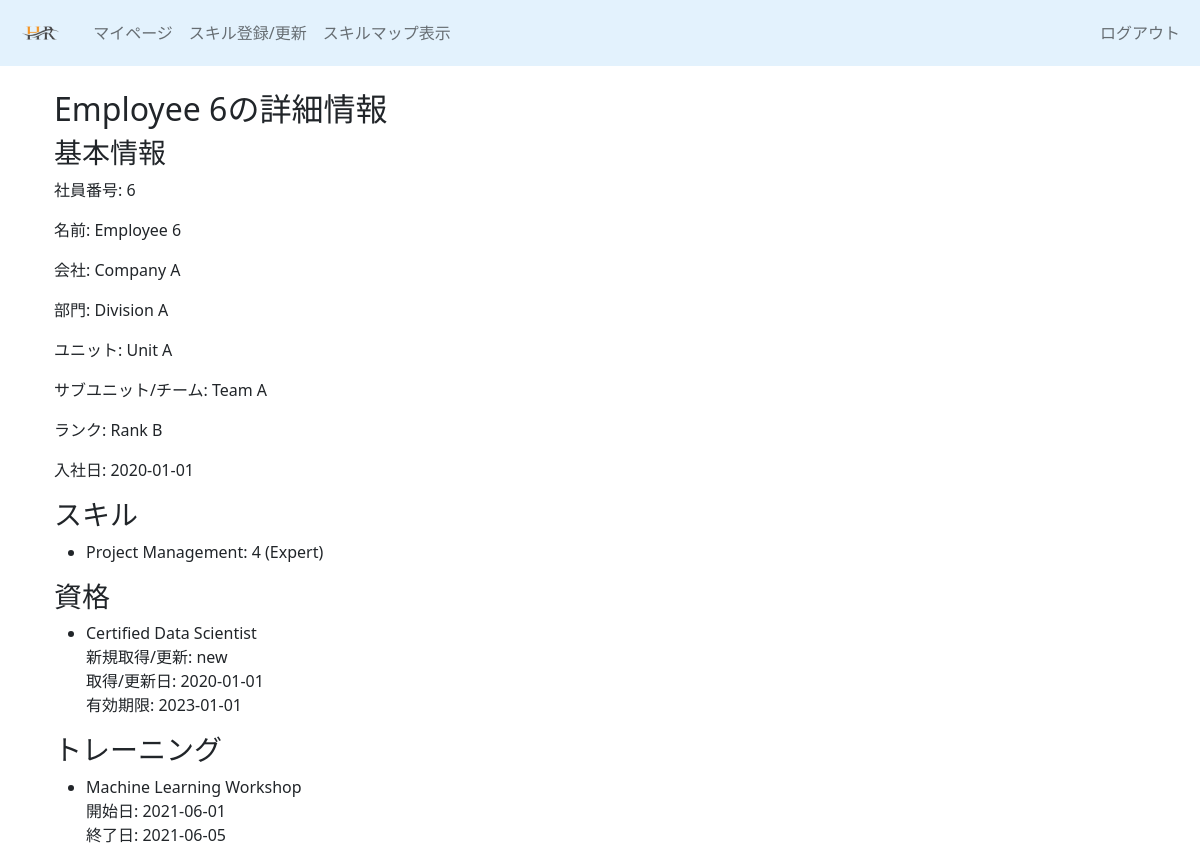
/employee_detail/6, run on an earlier commit of the app's database.
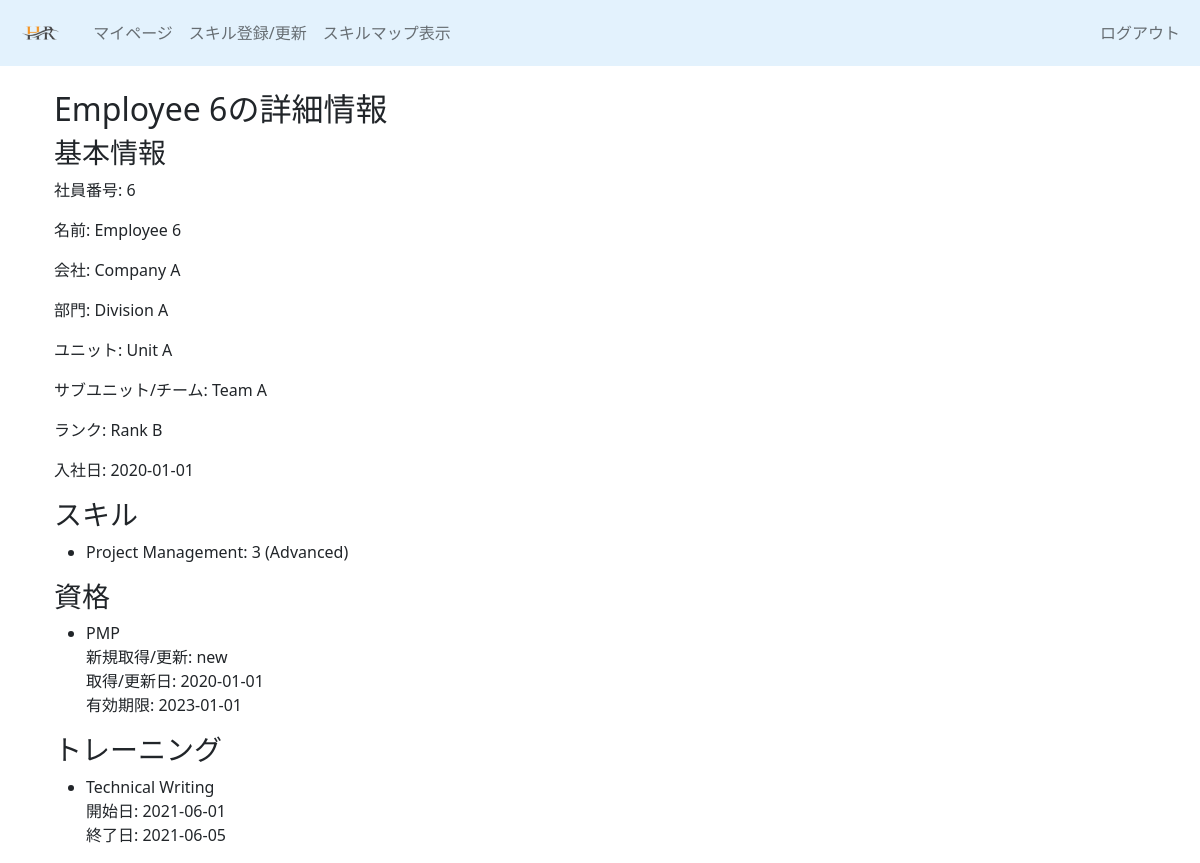
And on a later commit of the database.
### tableapp/models/skillmap.py (models this page shows)
class EmployeeData(db.Model):
    __tablename__ = 'employee_data'
    id = db.Column(db.Integer, primary_key=True)
    employee_num = db.Column(db.Integer, unique=True, nullable=False)
    name = db.Column(db.String(255))
    email = db.Column(db.String(255))
    company = db.Column(db.String(255))
    division = db.Column(db.String(255))
    unit = db.Column(db.String(255))
    subunit_team = db.Column(db.String(255))
    rank = db.Column(db.String(255))
    date_of_join = db.Column(db.Date)
    evaluation_target = db.Column(JSON, default=[])  # JSONフィールドとして定義
    pending_skills = db.relationship('PendingSkill', back_populates='employee', cascade='all, delete-orphan')
    pending_qualifications = db.relationship('PendingQualification', back_populates='employee', cascade='all, delete-orphan')
    pending_trainings = db.relationship('PendingTraining', back_populates='employee', cascade='all, delete-orphan')
    registration_history = db.relationship('RegistrationHistory', back_populates='employee', cascade='all, delete-orphan')
    employee_skills = db.relationship('EmployeeSkill', back_populates='employee', cascade='all, delete-orphan')
    employee_qualifications = db.relationship('EmployeeQualification', back_populates='employee', cascade='all, delete-orphan')
    employee_trainings = db.relationship('EmployeeTraining', back_populates='employee', cascade='all, delete-orphan')

class SkillList(db.Model):
    __tablename__ = 'skill_list'
    id = db.Column(db.Integer, primary_key=True)
    skill_name = db.Column(db.String(255))
    prof_level_1 = db.Column(db.String(255))
    prof_level_2 = db.Column(db.String(255))
    prof_level_3 = db.Column(db.String(255))
    prof_level_4 = db.Column(db.String(255))
    prof_level_5 = db.Column(db.String(255))
    employee_skills = db.relationship('EmployeeSkill', back_populates='skill', cascade='all, delete-orphan')

class QualificationList(db.Model):
    __tablename__ = 'qualification_list'
    id = db.Column(db.Integer, primary_key=True)
    qualification_name = db.Column(db.String(255))
    employee_qualifications = db.relationship('EmployeeQualification', back_populates='qualification', cascade='all, delete-orphan')

class EmployeeQualification(db.Model):
    __tablename__ = 'employee_qualification'
    id = db.Column(db.Integer, primary_key=True)
    employee_num = db.Column(db.Integer, db.ForeignKey('employee_data.employee_num'), nullable=False)
    qualification_id = db.Column(db.Integer, db.ForeignKey('qualification_list.id'), nullable=False)
    newacq_renewal = db.Column(db.String(255))
    acq_renew_date = db.Column(db.Date)
    expiry_date = db.Column(db.Date)
    qualification = db.relationship('QualificationList', back_populates='employee_qualifications')
    employee = db.relationship('EmployeeData', back_populates='employee_qualifications')

class TrainingList(db.Model):
    __tablename__ = 'training_list'
    id = db.Column(db.Integer, primary_key=True)
    training_name = db.Column(db.String(255))
    employee_trainings = db.relationship('EmployeeTraining', back_populates='training', cascade='all, delete-orphan')

class EmployeeTraining(db.Model):
    __tablename__ = 'employee_training'
    id = db.Column(db.Integer, primary_key=True)
    employee_num = db.Column(db.Integer, db.ForeignKey('employee_data.employee_num'), nullable=False)
    training_id = db.Column(db.Integer, db.ForeignKey('training_list.id'), nullable=False)
    start_date = db.Column(db.Date)
    end_date = db.Column(db.Date)
    training = db.relationship('TrainingList', back_populates='employee_trainings')
    employee = db.relationship('EmployeeData', back_populates='employee_trainings')

### tableapp/views.py (the view)
@app.route('/employee_detail/<int:employee_id>')
def employee_detail(employee_id):
    employee = EmployeeData.query.get_or_404(employee_id)
    skills = EmployeeSkill.query.filter_by(employee_num=employee.employee_num).all()
    qualifications = EmployeeQualification.query.filter_by(employee_num=employee.employee_num).all()
    trainings = EmployeeTraining.query.filter_by(employee_num=employee.employee_num).all()
    skill_details = []
    for skill in skills:
        skill_info = SkillList.query.get(skill.skill_id)
        proficiency_levels = {
            '1': skill_info.prof_level_1,
            '2': skill_info.prof_level_2,
            '3': skill_info.prof_level_3,
            '4': skill_info.prof_level_4,
            '5': skill_info.prof_level_5,
        }
        skill_details.append({
            'name': skill_info.skill_name,
            'level': skill.level,
            'prof_level': proficiency_levels.get(str(skill.level), '-')  # Get proficiency level description
        })
    qualification_details = []
    for qualification in qualifications:
        qualification_info = QualificationList.query.get(qualification.qualification_id)
        qualification_details.append({
            'name': qualification_info.qualification_name,
            'newacq_renewal': qualification.newacq_renewal,
            'acq_renew_date': qualification.acq_renew_date,
            'expiry_date': qualification.expiry_date
        })
    training_details = []
    for training in trainings:
        training_info = TrainingList.query.get(training.training_id)
        training_details.append({
            'name': training_info.training_name,
            'start_date': training.start_date,
            'end_date': training.end_date
        })
    return render_template('tableapp/employee_detail.html', employee=employee, skills=skill_details, qualifications=qualification_details, trainings=training_details)

### tableapp/templates/tableapp/employee_detail.html
{% if session['user_role'] == 'admin' %}
    {% extends "admin_layout.html" %}
{% else %}
    {% extends "employee_layout.html" %}
{% endif %}
{% block content %}
<div class="container mt-4">
    <h2>{{ employee.name }}の詳細情報</h2>
    <h3>基本情報</h3>
    <p>社員番号: {{ employee.employee_num }}</p>
    <p>名前: {{ employee.name }}</p>
    <p>会社: {{ employee.company }}</p>
    <p>部門: {{ employee.division }}</p>
    <p>ユニット: {{ employee.unit }}</p>
    <p>サブユニット/チーム: {{ employee.subunit_team }}</p>
    <p>ランク: {{ employee.rank }}</p>
    <p>入社日: {{ employee.date_of_join }}</p>
    <h3>スキル</h3>
    <ul>
        {% for skill in skills %}
            <li>{{ skill.name }}: {{ skill.level }} ({{ skill.prof_level }})</li>
        {% endfor %}
    </ul>
    <h3>資格</h3>
    <ul>
        {% for qualification in qualifications %}
            <li>
                {{ qualification.name }}<br>
                新規取得/更新: {{ qualification.newacq_renewal }}<br>
                取得/更新日: {{ qualification.acq_renew_date }}<br>
                有効期限: {{ qualification.expiry_date }}
            </li>
        {% endfor %}
    </ul>
    <h3>トレーニング</h3>
    <ul>
        {% for training in trainings %}
            <li>
                {{ training.name }}<br>
                開始日: {{ training.start_date }}<br>
                終了日: {{ training.end_date }}
            </li>
        {% endfor %}
    </ul>
</div>
{% endblock %}

### tableapp/templates/employee_layout.html (shortened to what this page needs)
<!DOCTYPE html>
<html lang="ja">
<head>
    <link href=" https://cdn.jsdelivr.net/npm/bootstrap@5.0.2/dist/css/bootstrap.min.css " rel="stylesheet">
    <link rel="stylesheet" href="{{ url_for('static', filename='css/style.css') }}"/>
</head>
<body>
    <nav class="navbar navbar-expand-lg navbar-light" style="background-color: #e3f2fd;">
        <div class="container-fluid">
            <a class="navbar-brand" href="{{ url_for('my_page', id=session['user_id']) }}">
                <img src="{{ url_for('static', filename='images/HR_System.png') }}" alt="HR System" style="height: 40px;">
            </a>
            <div class="collapse navbar-collapse" id="navbarNavAltMarkup">
                <div class="navbar-nav">
                    <a class="nav-link" href="{{ url_for('my_page', id=session['user_id']) }}">マイページ</a>
                    <a class="nav-link" href="{{ url_for('register') }}">スキル登録/更新</a>
                    <a class="nav-link" href="{{ url_for('view_skillmap') }}">スキルマップ表示</a>
                </div>
                <div class="navbar-nav ms-auto">
                    <a class="nav-link" href="{{ url_for('logout') }}">ログアウト</a>
                </div>
            </div>
        </div>
    </nav>
    <div class="container mt-3">
        {% block content %}
        {% endblock %}
    </div>
</body>
</html>

What changed in the data, as far as the page shows it:
no longer on this page (row unchanged): QualificationList: name "Certified Data Scientist"
no longer on this page (row unchanged): TrainingList: name "Machine Learning Workshop", start_date "2021-06-01", end_date "2021-06-05"
computed for SkillList "Project Management": level "4" → "3"; prof_level "Expert" → "Advanced"
added QualificationList: name "PMP"
now on this page (row unchanged): TrainingList: name "Technical Writing", start_date "2021-06-01", end_date "2021-06-05"
Also different on the page:
new list line: "新規取得/更新: 取得/更新日: 有効期限:"
new list line: "new 2020-01-01 2023-01-01"
list line gone: "新規取得/更新: 取得/更新日: 有効期限:"
list line gone: "new 2020-01-01 2023-01-01"
